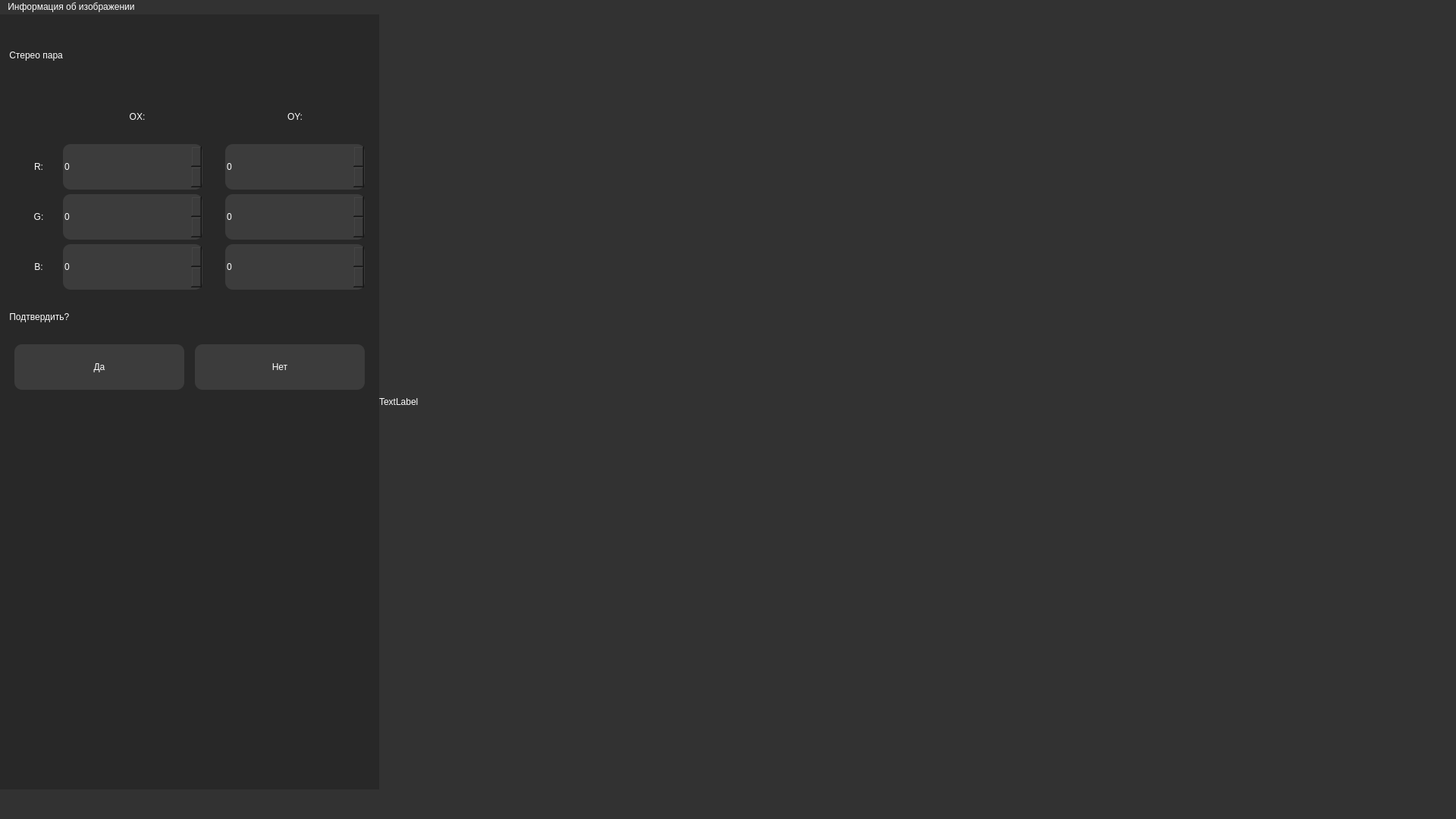
<?xml version="1.0" encoding="UTF-8"?>
<ui version="4.0">
 <class>MainWindow</class>
 <widget class="QMainWindow" name="MainWindow">
  <property name="geometry">
   <rect>
    <x>0</x>
    <y>0</y>
    <width>1920</width>
    <height>1080</height>
   </rect>
  </property>
  <property name="minimumSize">
   <size>
    <width>1920</width>
    <height>1080</height>
   </size>
  </property>
  <property name="maximumSize">
   <size>
    <width>1920</width>
    <height>1080</height>
   </size>
  </property>
  <property name="windowTitle">
   <string>MainWindow</string>
  </property>
  <property name="styleSheet">
   <string notr="true">background-color: rgb(50, 50, 50);
font: 16pt &quot;Arial&quot;;
color:rgb(255, 255, 255);</string>
  </property>
  <widget class="QWidget" name="centralwidget">
   <widget class="QLabel" name="background_label">
    <property name="geometry">
     <rect>
      <x>0</x>
      <y>0</y>
      <width>1920</width>
      <height>1022</height>
     </rect>
    </property>
    <property name="minimumSize">
     <size>
      <width>1920</width>
      <height>1022</height>
     </size>
    </property>
    <property name="maximumSize">
     <size>
      <width>1920</width>
      <height>1022</height>
     </size>
    </property>
    <property name="text">
     <string/>
    </property>
    <property name="pixmap">
     <pixmap>../../../Desktop/background_dark.png</pixmap>
    </property>
    <property name="scaledContents">
     <bool>true</bool>
    </property>
   </widget>
   <widget class="QWidget" name="widget" native="true">
    <property name="geometry">
     <rect>
      <x>0</x>
      <y>0</y>
      <width>1920</width>
      <height>1022</height>
     </rect>
    </property>
    <property name="minimumSize">
     <size>
      <width>1920</width>
      <height>1022</height>
     </size>
    </property>
    <property name="maximumSize">
     <size>
      <width>1920</width>
      <height>1022</height>
     </size>
    </property>
    <property name="styleSheet">
     <string notr="true">background-color: rgba(255, 0, 0, 0);</string>
    </property>
    <layout class="QGridLayout" name="gridLayout_5">
     <property name="leftMargin">
      <number>0</number>
     </property>
     <property name="topMargin">
      <number>0</number>
     </property>
     <property name="rightMargin">
      <number>0</number>
     </property>
     <property name="bottomMargin">
      <number>0</number>
     </property>
     <property name="spacing">
      <number>0</number>
     </property>
     <item row="0" column="1">
      <widget class="QLabel" name="label_image">
       <property name="minimumSize">
        <size>
         <width>0</width>
         <height>1022</height>
        </size>
       </property>
       <property name="maximumSize">
        <size>
         <width>16777215</width>
         <height>1022</height>
        </size>
       </property>
       <property name="text">
        <string>TextLabel</string>
       </property>
      </widget>
     </item>
     <item row="0" column="0">
      <widget class="QWidget" name="widget_2" native="true">
       <property name="minimumSize">
        <size>
         <width>500</width>
         <height>1022</height>
        </size>
       </property>
       <property name="maximumSize">
        <size>
         <width>500</width>
         <height>1022</height>
        </size>
       </property>
       <property name="styleSheet">
        <string notr="true">background-color:rgb(40, 40, 40);</string>
       </property>
       <layout class="QGridLayout" name="gridLayout">
        <item row="0" column="0">
         <layout class="QVBoxLayout" name="verticalLayout_4">
          <item>
           <layout class="QHBoxLayout" name="horizontalLayout_3">
            <property name="spacing">
             <number>0</number>
            </property>
            <item>
             <widget class="QLabel" name="label_2">
              <property name="minimumSize">
               <size>
                <width>400</width>
                <height>90</height>
               </size>
              </property>
              <property name="maximumSize">
               <size>
                <width>400</width>
                <height>90</height>
               </size>
              </property>
              <property name="styleSheet">
               <string notr="true">font: 40pt &quot;Arial&quot;;</string>
              </property>
              <property name="text">
               <string> Стерео пара</string>
              </property>
             </widget>
            </item>
            <item>
             <spacer name="horizontalSpacer_6">
              <property name="orientation">
               <enum>Qt::Horizontal</enum>
              </property>
              <property name="sizeHint" stdset="0">
               <size>
                <width>40</width>
                <height>20</height>
               </size>
              </property>
             </spacer>
            </item>
           </layout>
          </item>
          <item>
           <layout class="QVBoxLayout" name="verticalLayout_2">
            <item>
             <layout class="QHBoxLayout" name="horizontalLayout_6">
              <property name="spacing">
               <number>0</number>
              </property>
              <item>
               <spacer name="horizontalSpacer_5">
                <property name="orientation">
                 <enum>Qt::Horizontal</enum>
                </property>
                <property name="sizeHint" stdset="0">
                 <size>
                  <width>40</width>
                  <height>20</height>
                 </size>
                </property>
               </spacer>
              </item>
              <item>
               <layout class="QHBoxLayout" name="horizontalLayout">
                <property name="spacing">
                 <number>0</number>
                </property>
                <property name="leftMargin">
                 <number>0</number>
                </property>
                <property name="rightMargin">
                 <number>0</number>
                </property>
                <item>
                 <widget class="QLabel" name="label_3">
                  <property name="minimumSize">
                   <size>
                    <width>204</width>
                    <height>60</height>
                   </size>
                  </property>
                  <property name="maximumSize">
                   <size>
                    <width>204</width>
                    <height>60</height>
                   </size>
                  </property>
                  <property name="styleSheet">
                   <string notr="true">font: 22pt &quot;Arial&quot;;
color: rgb(255, 255, 255);</string>
                  </property>
                  <property name="text">
                   <string>OX:</string>
                  </property>
                  <property name="alignment">
                   <set>Qt::AlignCenter</set>
                  </property>
                 </widget>
                </item>
                <item>
                 <spacer name="horizontalSpacer">
                  <property name="orientation">
                   <enum>Qt::Horizontal</enum>
                  </property>
                  <property name="sizeHint" stdset="0">
                   <size>
                    <width>4</width>
                    <height>20</height>
                   </size>
                  </property>
                 </spacer>
                </item>
                <item>
                 <widget class="QLabel" name="label_4">
                  <property name="minimumSize">
                   <size>
                    <width>204</width>
                    <height>60</height>
                   </size>
                  </property>
                  <property name="maximumSize">
                   <size>
                    <width>204</width>
                    <height>60</height>
                   </size>
                  </property>
                  <property name="styleSheet">
                   <string notr="true">font: 22pt &quot;Arial&quot;;
color: rgb(255, 255, 255);</string>
                  </property>
                  <property name="text">
                   <string>OY:</string>
                  </property>
                  <property name="alignment">
                   <set>Qt::AlignCenter</set>
                  </property>
                 </widget>
                </item>
               </layout>
              </item>
             </layout>
            </item>
            <item>
             <layout class="QHBoxLayout" name="horizontalLayout_2">
              <property name="spacing">
               <number>0</number>
              </property>
              <property name="leftMargin">
               <number>10</number>
              </property>
              <property name="rightMargin">
               <number>10</number>
              </property>
              <item>
               <widget class="QLabel" name="label_5">
                <property name="minimumSize">
                 <size>
                  <width>64</width>
                  <height>60</height>
                 </size>
                </property>
                <property name="maximumSize">
                 <size>
                  <width>64</width>
                  <height>60</height>
                 </size>
                </property>
                <property name="styleSheet">
                 <string notr="true">font: 22pt &quot;Arial&quot;;
color: rgb(255, 255, 255);</string>
                </property>
                <property name="text">
                 <string>R:</string>
                </property>
                <property name="alignment">
                 <set>Qt::AlignCenter</set>
                </property>
               </widget>
              </item>
              <item>
               <widget class="QSpinBox" name="spinBox">
                <property name="minimumSize">
                 <size>
                  <width>184</width>
                  <height>60</height>
                 </size>
                </property>
                <property name="maximumSize">
                 <size>
                  <width>184</width>
                  <height>60</height>
                 </size>
                </property>
                <property name="styleSheet">
                 <string notr="true">background-color:rgb(60, 60, 60);
font: 22pt &quot;Arial&quot;;
color: rgb(255, 255, 255);
border-radius: 10px;</string>
                </property>
               </widget>
              </item>
              <item>
               <spacer name="horizontalSpacer_2">
                <property name="orientation">
                 <enum>Qt::Horizontal</enum>
                </property>
                <property name="sizeHint" stdset="0">
                 <size>
                  <width>40</width>
                  <height>20</height>
                 </size>
                </property>
               </spacer>
              </item>
              <item>
               <widget class="QSpinBox" name="spinBox_2">
                <property name="minimumSize">
                 <size>
                  <width>184</width>
                  <height>60</height>
                 </size>
                </property>
                <property name="maximumSize">
                 <size>
                  <width>184</width>
                  <height>60</height>
                 </size>
                </property>
                <property name="styleSheet">
                 <string notr="true">background-color:rgb(60, 60, 60);
font: 22pt &quot;Arial&quot;;
color: rgb(255, 255, 255);
border-radius: 10px;</string>
                </property>
               </widget>
              </item>
             </layout>
            </item>
            <item>
             <layout class="QHBoxLayout" name="horizontalLayout_4">
              <property name="spacing">
               <number>0</number>
              </property>
              <property name="leftMargin">
               <number>10</number>
              </property>
              <property name="rightMargin">
               <number>10</number>
              </property>
              <item>
               <widget class="QLabel" name="label_6">
                <property name="minimumSize">
                 <size>
                  <width>64</width>
                  <height>60</height>
                 </size>
                </property>
                <property name="maximumSize">
                 <size>
                  <width>64</width>
                  <height>60</height>
                 </size>
                </property>
                <property name="styleSheet">
                 <string notr="true">font: 22pt &quot;Arial&quot;;
color: rgb(255, 255, 255);</string>
                </property>
                <property name="text">
                 <string>G:</string>
                </property>
                <property name="alignment">
                 <set>Qt::AlignCenter</set>
                </property>
               </widget>
              </item>
              <item>
               <widget class="QSpinBox" name="spinBox_3">
                <property name="minimumSize">
                 <size>
                  <width>184</width>
                  <height>60</height>
                 </size>
                </property>
                <property name="maximumSize">
                 <size>
                  <width>184</width>
                  <height>60</height>
                 </size>
                </property>
                <property name="styleSheet">
                 <string notr="true">background-color:rgb(60, 60, 60);
font: 22pt &quot;Arial&quot;;
color: rgb(255, 255, 255);
border-radius: 10px;</string>
                </property>
               </widget>
              </item>
              <item>
               <spacer name="horizontalSpacer_3">
                <property name="orientation">
                 <enum>Qt::Horizontal</enum>
                </property>
                <property name="sizeHint" stdset="0">
                 <size>
                  <width>40</width>
                  <height>20</height>
                 </size>
                </property>
               </spacer>
              </item>
              <item>
               <widget class="QSpinBox" name="spinBox_4">
                <property name="minimumSize">
                 <size>
                  <width>184</width>
                  <height>60</height>
                 </size>
                </property>
                <property name="maximumSize">
                 <size>
                  <width>184</width>
                  <height>60</height>
                 </size>
                </property>
                <property name="styleSheet">
                 <string notr="true">background-color:rgb(60, 60, 60);
font: 22pt &quot;Arial&quot;;
color: rgb(255, 255, 255);
border-radius: 10px;</string>
                </property>
               </widget>
              </item>
             </layout>
            </item>
            <item>
             <layout class="QHBoxLayout" name="horizontalLayout_5">
              <property name="spacing">
               <number>0</number>
              </property>
              <property name="leftMargin">
               <number>10</number>
              </property>
              <property name="rightMargin">
               <number>10</number>
              </property>
              <item>
               <widget class="QLabel" name="label_7">
                <property name="minimumSize">
                 <size>
                  <width>64</width>
                  <height>60</height>
                 </size>
                </property>
                <property name="maximumSize">
                 <size>
                  <width>64</width>
                  <height>60</height>
                 </size>
                </property>
                <property name="styleSheet">
                 <string notr="true">font: 22pt &quot;Arial&quot;;
color: rgb(255, 255, 255);</string>
                </property>
                <property name="text">
                 <string>B:</string>
                </property>
                <property name="alignment">
                 <set>Qt::AlignCenter</set>
                </property>
               </widget>
              </item>
              <item>
               <widget class="QSpinBox" name="spinBox_5">
                <property name="minimumSize">
                 <size>
                  <width>184</width>
                  <height>60</height>
                 </size>
                </property>
                <property name="maximumSize">
                 <size>
                  <width>184</width>
                  <height>60</height>
                 </size>
                </property>
                <property name="styleSheet">
                 <string notr="true">background-color:rgb(60, 60, 60);
font: 22pt &quot;Arial&quot;;
color: rgb(255, 255, 255);
border-radius: 10px;</string>
                </property>
               </widget>
              </item>
              <item>
               <spacer name="horizontalSpacer_4">
                <property name="orientation">
                 <enum>Qt::Horizontal</enum>
                </property>
                <property name="sizeHint" stdset="0">
                 <size>
                  <width>40</width>
                  <height>20</height>
                 </size>
                </property>
               </spacer>
              </item>
              <item>
               <widget class="QSpinBox" name="spinBox_6">
                <property name="minimumSize">
                 <size>
                  <width>184</width>
                  <height>60</height>
                 </size>
                </property>
                <property name="maximumSize">
                 <size>
                  <width>184</width>
                  <height>60</height>
                 </size>
                </property>
                <property name="styleSheet">
                 <string notr="true">background-color:rgb(60, 60, 60);
font: 22pt &quot;Arial&quot;;
color: rgb(255, 255, 255);
border-radius: 10px;</string>
                </property>
               </widget>
              </item>
             </layout>
            </item>
           </layout>
          </item>
          <item>
           <layout class="QVBoxLayout" name="verticalLayout">
            <item>
             <layout class="QHBoxLayout" name="horizontalLayout_15">
              <property name="spacing">
               <number>0</number>
              </property>
              <item>
               <widget class="QLabel" name="label">
                <property name="minimumSize">
                 <size>
                  <width>0</width>
                  <height>60</height>
                 </size>
                </property>
                <property name="maximumSize">
                 <size>
                  <width>16777215</width>
                  <height>60</height>
                 </size>
                </property>
                <property name="styleSheet">
                 <string notr="true">font: 28pt &quot;Arial&quot;;</string>
                </property>
                <property name="text">
                 <string> Подтвердить?</string>
                </property>
               </widget>
              </item>
              <item>
               <spacer name="horizontalSpacer_18">
                <property name="orientation">
                 <enum>Qt::Horizontal</enum>
                </property>
                <property name="sizeHint" stdset="0">
                 <size>
                  <width>40</width>
                  <height>20</height>
                 </size>
                </property>
               </spacer>
              </item>
             </layout>
            </item>
            <item>
             <layout class="QHBoxLayout" name="horizontalLayout_11">
              <property name="spacing">
               <number>0</number>
              </property>
              <property name="leftMargin">
               <number>10</number>
              </property>
              <property name="rightMargin">
               <number>10</number>
              </property>
              <item>
               <widget class="QPushButton" name="pushButton_1">
                <property name="minimumSize">
                 <size>
                  <width>224</width>
                  <height>60</height>
                 </size>
                </property>
                <property name="maximumSize">
                 <size>
                  <width>224</width>
                  <height>60</height>
                 </size>
                </property>
                <property name="styleSheet">
                 <string notr="true">background-color:rgb(60, 60, 60);
font: 22pt &quot;Arial&quot;;
color: rgb(255, 255, 255);
border-radius: 10px;</string>
                </property>
                <property name="text">
                 <string>Да</string>
                </property>
               </widget>
              </item>
              <item>
               <spacer name="horizontalSpacer_14">
                <property name="orientation">
                 <enum>Qt::Horizontal</enum>
                </property>
                <property name="sizeHint" stdset="0">
                 <size>
                  <width>4</width>
                  <height>20</height>
                 </size>
                </property>
               </spacer>
              </item>
              <item>
               <widget class="QPushButton" name="pushButton_2">
                <property name="minimumSize">
                 <size>
                  <width>224</width>
                  <height>60</height>
                 </size>
                </property>
                <property name="maximumSize">
                 <size>
                  <width>224</width>
                  <height>60</height>
                 </size>
                </property>
                <property name="styleSheet">
                 <string notr="true">background-color:rgb(60, 60, 60);
font: 22pt &quot;Arial&quot;;
color: rgb(255, 255, 255);
border-radius: 10px;</string>
                </property>
                <property name="text">
                 <string>Нет</string>
                </property>
               </widget>
              </item>
             </layout>
            </item>
           </layout>
          </item>
          <item>
           <spacer name="verticalSpacer_2">
            <property name="orientation">
             <enum>Qt::Vertical</enum>
            </property>
            <property name="sizeHint" stdset="0">
             <size>
              <width>20</width>
              <height>40</height>
             </size>
            </property>
           </spacer>
          </item>
         </layout>
        </item>
        <item row="1" column="0">
         <layout class="QVBoxLayout" name="verticalLayout_3"/>
        </item>
       </layout>
      </widget>
     </item>
    </layout>
   </widget>
  </widget>
  <widget class="QMenuBar" name="menubar">
   <property name="geometry">
    <rect>
     <x>0</x>
     <y>0</y>
     <width>1920</width>
     <height>30</height>
    </rect>
   </property>
   <widget class="QMenu" name="menu_2">
    <property name="title">
     <string>Информация об изображении</string>
    </property>
    <addaction name="action_5"/>
    <addaction name="action_6"/>
    <addaction name="action_7"/>
    <addaction name="action_8"/>
   </widget>
   <addaction name="menu_2"/>
  </widget>
  <widget class="QStatusBar" name="statusbar"/>
  <action name="action">
   <property name="text">
    <string>Сохранить</string>
   </property>
   <property name="shortcut">
    <string>Ctrl+S</string>
   </property>
  </action>
  <action name="action_2">
   <property name="text">
    <string>Убрать</string>
   </property>
   <property name="shortcut">
    <string>Ctrl+R</string>
   </property>
  </action>
  <action name="action_4">
   <property name="text">
    <string>Загрузить</string>
   </property>
   <property name="shortcut">
    <string>Ctrl+Space</string>
   </property>
  </action>
  <action name="action_5">
   <property name="text">
    <string>Имя:</string>
   </property>
  </action>
  <action name="action_6">
   <property name="text">
    <string>Формат:</string>
   </property>
  </action>
  <action name="action_7">
   <property name="text">
    <string>Размеры:</string>
   </property>
  </action>
  <action name="action_8">
   <property name="text">
    <string>Цветовая модель:</string>
   </property>
  </action>
 </widget>
 <resources/>
 <connections/>
</ui>
